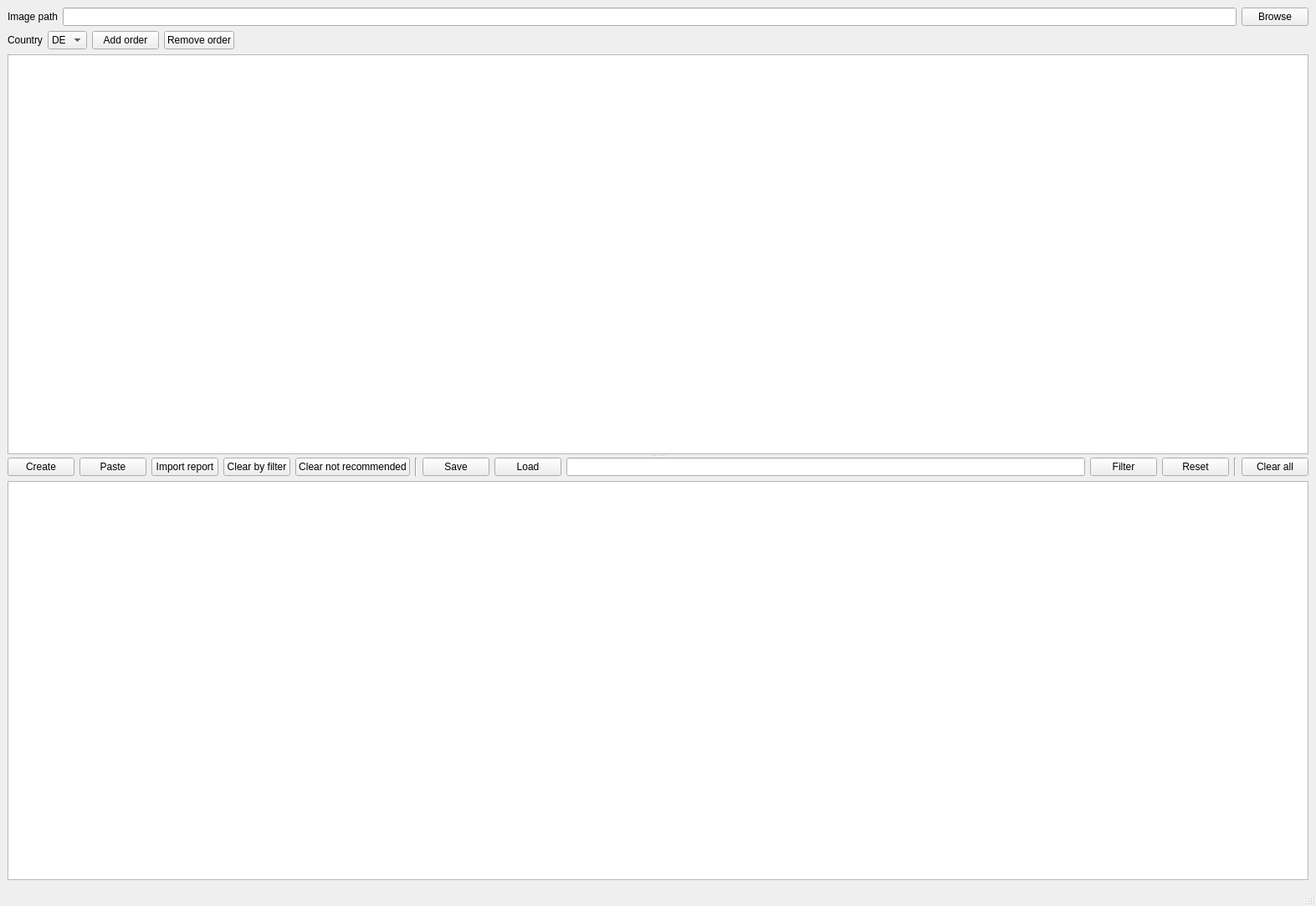
<?xml version="1.0" encoding="UTF-8"?>
<ui version="4.0">
 <class>MainWindow</class>
 <widget class="QMainWindow" name="MainWindow">
  <property name="geometry">
   <rect>
    <x>0</x>
    <y>0</y>
    <width>1573</width>
    <height>1083</height>
   </rect>
  </property>
  <property name="windowTitle">
   <string>Order File Maker</string>
  </property>
  <widget class="QWidget" name="centralwidget">
   <layout class="QVBoxLayout" name="verticalLayout_3">
    <item>
     <layout class="QHBoxLayout" name="horizontalLayout_3">
      <item>
       <widget class="QLabel" name="label_2">
        <property name="text">
         <string>Image path</string>
        </property>
       </widget>
      </item>
      <item>
       <widget class="QLineEdit" name="lineEditPathImage">
        <property name="readOnly">
         <bool>true</bool>
        </property>
       </widget>
      </item>
      <item>
       <widget class="QPushButton" name="buttonBrowseImagePath">
        <property name="text">
         <string>Browse</string>
        </property>
       </widget>
      </item>
     </layout>
    </item>
    <item>
     <widget class="QSplitter" name="splitter">
      <property name="orientation">
       <enum>Qt::Orientation::Vertical</enum>
      </property>
      <widget class="QWidget" name="layoutWidget">
       <layout class="QVBoxLayout" name="verticalLayout_2">
        <item>
         <layout class="QHBoxLayout" name="horizontalLayout">
          <item>
           <widget class="QLabel" name="label">
            <property name="text">
             <string>Country</string>
            </property>
           </widget>
          </item>
          <item>
           <widget class="QComboBox" name="comboCountry">
            <item>
             <property name="text">
              <string>DE</string>
             </property>
            </item>
            <item>
             <property name="text">
              <string>CA</string>
             </property>
            </item>
            <item>
             <property name="text">
              <string>US</string>
             </property>
            </item>
            <item>
             <property name="text">
              <string>UK</string>
             </property>
            </item>
            <item>
             <property name="text">
              <string>JP</string>
             </property>
            </item>
           </widget>
          </item>
          <item>
           <widget class="QPushButton" name="buttonAddOrder">
            <property name="text">
             <string>Add order</string>
            </property>
           </widget>
          </item>
          <item>
           <widget class="QPushButton" name="buttonRemoveOrder">
            <property name="text">
             <string>Remove order</string>
            </property>
           </widget>
          </item>
          <item>
           <spacer name="horizontalSpacer">
            <property name="orientation">
             <enum>Qt::Orientation::Horizontal</enum>
            </property>
            <property name="sizeHint" stdset="0">
             <size>
              <width>40</width>
              <height>20</height>
             </size>
            </property>
           </spacer>
          </item>
         </layout>
        </item>
        <item>
         <widget class="QListView" name="listViewOrderFiles">
          <property name="sizePolicy">
           <sizepolicy hsizetype="Expanding" vsizetype="Expanding">
            <horstretch>0</horstretch>
            <verstretch>1</verstretch>
           </sizepolicy>
          </property>
         </widget>
        </item>
       </layout>
      </widget>
      <widget class="QWidget" name="layoutWidget">
       <layout class="QVBoxLayout" name="verticalLayout">
        <item>
         <layout class="QHBoxLayout" name="horizontalLayout_2">
          <item>
           <widget class="QPushButton" name="buttonCreateOrder">
            <property name="text">
             <string>Create</string>
            </property>
           </widget>
          </item>
          <item>
           <widget class="QPushButton" name="buttonPasteRecommended">
            <property name="text">
             <string>Paste</string>
            </property>
           </widget>
          </item>
          <item>
           <widget class="QPushButton" name="buttonImportReport">
            <property name="text">
             <string>Import report</string>
            </property>
           </widget>
          </item>
          <item>
           <widget class="QPushButton" name="buttonClearFiltering">
            <property name="text">
             <string>Clear by filter</string>
            </property>
           </widget>
          </item>
          <item>
           <widget class="QPushButton" name="buttonClearNotRecommended">
            <property name="text">
             <string>Clear not recommended</string>
            </property>
           </widget>
          </item>
          <item>
           <widget class="Line" name="line">
            <property name="orientation">
             <enum>Qt::Orientation::Vertical</enum>
            </property>
           </widget>
          </item>
          <item>
           <widget class="QPushButton" name="buttonSaveRecommentation">
            <property name="text">
             <string>Save</string>
            </property>
           </widget>
          </item>
          <item>
           <widget class="QPushButton" name="buttonLoadRecommentation">
            <property name="text">
             <string>Load</string>
            </property>
           </widget>
          </item>
          <item>
           <widget class="QLineEdit" name="lineEditFilter"/>
          </item>
          <item>
           <widget class="QPushButton" name="buttonFilter">
            <property name="text">
             <string>Filter</string>
            </property>
           </widget>
          </item>
          <item>
           <widget class="QPushButton" name="buttonFilterReset">
            <property name="text">
             <string>Reset</string>
            </property>
           </widget>
          </item>
          <item>
           <widget class="Line" name="line_2">
            <property name="orientation">
             <enum>Qt::Orientation::Vertical</enum>
            </property>
           </widget>
          </item>
          <item>
           <widget class="QPushButton" name="buttonClearRecommended">
            <property name="text">
             <string>Clear all</string>
            </property>
           </widget>
          </item>
         </layout>
        </item>
        <item>
         <widget class="QTableView" name="tableViewRecommended">
          <property name="sizePolicy">
           <sizepolicy hsizetype="Expanding" vsizetype="Expanding">
            <horstretch>0</horstretch>
            <verstretch>2</verstretch>
           </sizepolicy>
          </property>
          <property name="dragEnabled">
           <bool>true</bool>
          </property>
          <property name="sortingEnabled">
           <bool>true</bool>
          </property>
          <attribute name="horizontalHeaderStretchLastSection">
           <bool>true</bool>
          </attribute>
         </widget>
        </item>
       </layout>
      </widget>
     </widget>
    </item>
   </layout>
  </widget>
  <widget class="QMenuBar" name="menubar">
   <property name="geometry">
    <rect>
     <x>0</x>
     <y>0</y>
     <width>1573</width>
     <height>20</height>
    </rect>
   </property>
  </widget>
  <widget class="QStatusBar" name="statusbar"/>
 </widget>
 <resources/>
 <connections/>
</ui>
